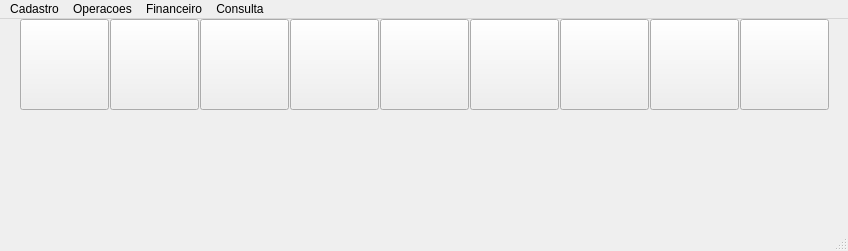
<?xml version="1.0" encoding="UTF-8"?>
<ui version="4.0">
 <class>MainWindow</class>
 <widget class="QMainWindow" name="MainWindow">
  <property name="geometry">
   <rect>
    <x>0</x>
    <y>0</y>
    <width>848</width>
    <height>251</height>
   </rect>
  </property>
  <property name="windowTitle">
   <string>MainWindow</string>
  </property>
  <widget class="QWidget" name="centralwidget">
   <widget class="QLabel" name="lb_logoEmpresa">
    <property name="geometry">
     <rect>
      <x>300</x>
      <y>100</y>
      <width>181</width>
      <height>111</height>
     </rect>
    </property>
    <property name="toolTip">
     <string>&lt;html&gt;&lt;head/&gt;&lt;body&gt;&lt;p&gt;&lt;img src=&quot;:/logo_empresa/imagens/icons/logo_empresa.png&quot;/&gt;&lt;/p&gt;&lt;/body&gt;&lt;/html&gt;</string>
    </property>
    <property name="styleSheet">
     <string notr="true">image: url(:/logo_empresa/imagens/icons/logo_empresa.png)</string>
    </property>
    <property name="text">
     <string/>
    </property>
   </widget>
   <widget class="QPushButton" name="bt_cliente">
    <property name="geometry">
     <rect>
      <x>20</x>
      <y>0</y>
      <width>89</width>
      <height>91</height>
     </rect>
    </property>
    <property name="toolTip">
     <string>&lt;html&gt;&lt;head/&gt;&lt;body&gt;&lt;p&gt;&lt;br/&gt;&lt;/p&gt;&lt;/body&gt;&lt;/html&gt;</string>
    </property>
    <property name="styleSheet">
     <string notr="true">image: url(:/icon_cliente/imagens/icons/cliente.png)</string>
    </property>
    <property name="text">
     <string/>
    </property>
   </widget>
   <widget class="QPushButton" name="bt_fornecedor">
    <property name="geometry">
     <rect>
      <x>110</x>
      <y>0</y>
      <width>89</width>
      <height>91</height>
     </rect>
    </property>
    <property name="toolTip">
     <string>&lt;html&gt;&lt;head/&gt;&lt;body&gt;&lt;p&gt;&lt;br/&gt;&lt;/p&gt;&lt;/body&gt;&lt;/html&gt;</string>
    </property>
    <property name="styleSheet">
     <string notr="true">image: url(:/icon_fornecedor/imagens/icons/fornecedor.png)</string>
    </property>
    <property name="text">
     <string/>
    </property>
   </widget>
   <widget class="QPushButton" name="bt_produto">
    <property name="geometry">
     <rect>
      <x>200</x>
      <y>0</y>
      <width>89</width>
      <height>91</height>
     </rect>
    </property>
    <property name="toolTip">
     <string>&lt;html&gt;&lt;head/&gt;&lt;body&gt;&lt;p&gt;&lt;br/&gt;&lt;/p&gt;&lt;/body&gt;&lt;/html&gt;</string>
    </property>
    <property name="styleSheet">
     <string notr="true">image: url(:/icon_produtos/imagens/icons/produtos.png)</string>
    </property>
    <property name="text">
     <string/>
    </property>
   </widget>
   <widget class="QPushButton" name="bt_bancos">
    <property name="geometry">
     <rect>
      <x>470</x>
      <y>0</y>
      <width>89</width>
      <height>91</height>
     </rect>
    </property>
    <property name="toolTip">
     <string>&lt;html&gt;&lt;head/&gt;&lt;body&gt;&lt;p&gt;&lt;br/&gt;&lt;/p&gt;&lt;/body&gt;&lt;/html&gt;</string>
    </property>
    <property name="styleSheet">
     <string notr="true">image: url(:/icon_bancos/imagens/icons/banco.png)</string>
    </property>
    <property name="text">
     <string/>
    </property>
   </widget>
   <widget class="QPushButton" name="bt_vendas">
    <property name="geometry">
     <rect>
      <x>290</x>
      <y>0</y>
      <width>89</width>
      <height>91</height>
     </rect>
    </property>
    <property name="toolTip">
     <string>&lt;html&gt;&lt;head/&gt;&lt;body&gt;&lt;p&gt;&lt;br/&gt;&lt;/p&gt;&lt;/body&gt;&lt;/html&gt;</string>
    </property>
    <property name="styleSheet">
     <string notr="true">image: url(:/icon_vendas/imagens/icons/venda.png)</string>
    </property>
    <property name="text">
     <string/>
    </property>
   </widget>
   <widget class="QPushButton" name="bt_pagar">
    <property name="geometry">
     <rect>
      <x>380</x>
      <y>0</y>
      <width>89</width>
      <height>91</height>
     </rect>
    </property>
    <property name="toolTip">
     <string>&lt;html&gt;&lt;head/&gt;&lt;body&gt;&lt;p&gt;&lt;br/&gt;&lt;/p&gt;&lt;/body&gt;&lt;/html&gt;</string>
    </property>
    <property name="styleSheet">
     <string notr="true">image: url(:/contasPagar/imagens/icons/contasPagar.png)</string>
    </property>
    <property name="text">
     <string/>
    </property>
   </widget>
   <widget class="QPushButton" name="bt_sair">
    <property name="geometry">
     <rect>
      <x>740</x>
      <y>0</y>
      <width>89</width>
      <height>91</height>
     </rect>
    </property>
    <property name="toolTip">
     <string>&lt;html&gt;&lt;head/&gt;&lt;body&gt;&lt;p&gt;&lt;br/&gt;&lt;/p&gt;&lt;/body&gt;&lt;/html&gt;</string>
    </property>
    <property name="styleSheet">
     <string notr="true">image: url(:/icon_sair/imagens/icons/sair.png)</string>
    </property>
    <property name="text">
     <string/>
    </property>
   </widget>
   <widget class="QPushButton" name="bt_receber">
    <property name="geometry">
     <rect>
      <x>560</x>
      <y>0</y>
      <width>89</width>
      <height>91</height>
     </rect>
    </property>
    <property name="toolTip">
     <string>&lt;html&gt;&lt;head/&gt;&lt;body&gt;&lt;p&gt;&lt;br/&gt;&lt;/p&gt;&lt;/body&gt;&lt;/html&gt;</string>
    </property>
    <property name="styleSheet">
     <string notr="true">image: url(:/icon_receber/imagens/icons/receber.png)</string>
    </property>
    <property name="text">
     <string/>
    </property>
   </widget>
   <widget class="QPushButton" name="bt_caixa">
    <property name="geometry">
     <rect>
      <x>650</x>
      <y>0</y>
      <width>89</width>
      <height>91</height>
     </rect>
    </property>
    <property name="toolTip">
     <string>&lt;html&gt;&lt;head/&gt;&lt;body&gt;&lt;p&gt;&lt;br/&gt;&lt;/p&gt;&lt;/body&gt;&lt;/html&gt;</string>
    </property>
    <property name="styleSheet">
     <string notr="true">image: url(:/icon_caixa/imagens/icons/caixa.png)</string>
    </property>
    <property name="text">
     <string/>
    </property>
   </widget>
  </widget>
  <widget class="QMenuBar" name="menubar">
   <property name="geometry">
    <rect>
     <x>0</x>
     <y>0</y>
     <width>848</width>
     <height>22</height>
    </rect>
   </property>
   <widget class="QMenu" name="menuCadastro">
    <property name="title">
     <string>Cadastro</string>
    </property>
    <addaction name="actionCliente"/>
    <addaction name="actionFornecedor"/>
    <addaction name="actionUsuarios"/>
   </widget>
   <widget class="QMenu" name="menuOperacoes">
    <property name="title">
     <string>Operacoes</string>
    </property>
    <widget class="QMenu" name="menuSaida_de_produtos">
     <property name="title">
      <string>Saida de produtos</string>
     </property>
     <addaction name="actionVenda"/>
     <addaction name="actionConsumo_de_Produtos"/>
    </widget>
    <widget class="QMenu" name="menuEstoque">
     <property name="title">
      <string>Estoque</string>
     </property>
     <addaction name="actionSaldo"/>
    </widget>
    <widget class="QMenu" name="menuCompras">
     <property name="title">
      <string>Compras</string>
     </property>
     <addaction name="actionCompras_2"/>
     <addaction name="actionPedido"/>
     <addaction name="actionCancelar_Compras"/>
    </widget>
    <addaction name="menuSaida_de_produtos"/>
    <addaction name="menuEstoque"/>
    <addaction name="menuCompras"/>
   </widget>
   <widget class="QMenu" name="menuFinanceiro">
    <property name="title">
     <string>Financeiro</string>
    </property>
    <addaction name="actionCaixa"/>
    <addaction name="actionContas_Bancos"/>
    <addaction name="actionContas_a_Pagar"/>
    <addaction name="actionContas_Pagas"/>
    <addaction name="actionContas_a_Receber"/>
    <addaction name="actionContas_Recebidas"/>
   </widget>
   <widget class="QMenu" name="menuConsulta">
    <property name="title">
     <string>Consulta</string>
    </property>
    <widget class="QMenu" name="menuVendas">
     <property name="title">
      <string>Vendas</string>
     </property>
     <addaction name="actionGeral"/>
     <addaction name="actionResumido"/>
    </widget>
    <widget class="QMenu" name="menuConsumos">
     <property name="title">
      <string>Consumos</string>
     </property>
     <addaction name="actionGeral_2"/>
     <addaction name="actionResumido_2"/>
    </widget>
    <addaction name="menuVendas"/>
    <addaction name="menuConsumos"/>
   </widget>
   <addaction name="menuCadastro"/>
   <addaction name="menuOperacoes"/>
   <addaction name="menuFinanceiro"/>
   <addaction name="menuConsulta"/>
  </widget>
  <widget class="QStatusBar" name="statusbar"/>
  <action name="actionCliente">
   <property name="text">
    <string>Cliente</string>
   </property>
  </action>
  <action name="actionFornecedor">
   <property name="text">
    <string>Fornecedor</string>
   </property>
  </action>
  <action name="actionUsuarios">
   <property name="text">
    <string>Usuarios</string>
   </property>
  </action>
  <action name="actionVenda">
   <property name="text">
    <string>Venda</string>
   </property>
  </action>
  <action name="actionConsumo_de_Produtos">
   <property name="text">
    <string>Consumo de Produtos</string>
   </property>
  </action>
  <action name="actionSaldo">
   <property name="text">
    <string>Saldo</string>
   </property>
  </action>
  <action name="actionCompras_2">
   <property name="text">
    <string>Compras</string>
   </property>
  </action>
  <action name="actionPedido">
   <property name="text">
    <string>Pedido</string>
   </property>
  </action>
  <action name="actionCancelar_Compras">
   <property name="text">
    <string>Cancelar Compras</string>
   </property>
  </action>
  <action name="actionCaixa">
   <property name="text">
    <string>Caixa</string>
   </property>
  </action>
  <action name="actionContas_Bancos">
   <property name="text">
    <string>Contas Bancos</string>
   </property>
  </action>
  <action name="actionContas_a_Pagar">
   <property name="text">
    <string>Contas a Pagar</string>
   </property>
  </action>
  <action name="actionContas_Pagas">
   <property name="text">
    <string>Contas a Pagas</string>
   </property>
  </action>
  <action name="actionContas_a_Receber">
   <property name="text">
    <string>Contas a Receber</string>
   </property>
  </action>
  <action name="actionContas_Recebidas">
   <property name="text">
    <string>Contas Recebidas</string>
   </property>
  </action>
  <action name="actionGeral">
   <property name="text">
    <string>Geral</string>
   </property>
  </action>
  <action name="actionResumido">
   <property name="text">
    <string>Resumido</string>
   </property>
  </action>
  <action name="actionGeral_2">
   <property name="text">
    <string>Geral</string>
   </property>
  </action>
  <action name="actionResumido_2">
   <property name="text">
    <string>Resumido</string>
   </property>
  </action>
 </widget>
 <resources>
  <include location="../logo_empresa.qrc"/>
  <include location="../icon_sair.qrc"/>
  <include location="../icon_caixa.qrc"/>
  <include location="../icon_receber.qrc"/>
  <include location="../icon_bancos.qrc"/>
  <include location="../icon_contasPagar.qrc"/>
  <include location="../icon_vendas.qrc"/>
  <include location="../icon_produtos.qrc"/>
  <include location="../icon_fornecedor.qrc"/>
  <include location="../icon_cliente.qrc"/>
 </resources>
 <connections/>
</ui>
